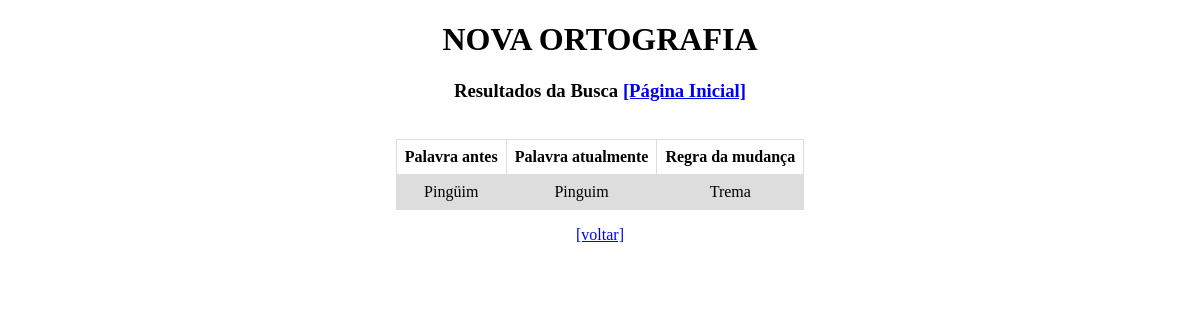
Screenshot of /novaortografia/busca.php?consulta=Pinguim with the database file from the repository.
### tables this page shows
CREATE TABLE `palavra` (
  `idpalavra` int(11) NOT NULL AUTO_INCREMENT,
  `antigapalavra` varchar(45) DEFAULT NULL,
  `novapalavra` varchar(45) DEFAULT NULL,
  `idregra` int(11) DEFAULT NULL,
  PRIMARY KEY (`idpalavra`),
  KEY `fk1_idx` (`idregra`),
  CONSTRAINT `fk1` FOREIGN KEY (`idregra`) REFERENCES `regra` (`idregra`) ON DELETE NO ACTION ON UPDATE NO ACTION
);

CREATE TABLE `regra` (
  `idregra` int(11) NOT NULL AUTO_INCREMENT,
  `nomeregra` varchar(45) DEFAULT NULL,
  PRIMARY KEY (`idregra`)
);

### novaortografia/busca.php (the view, shortened to what this page needs)
<!DOCTYPE html>
<html>
    <head>
        <link rel="stylesheet" type="text/css" href="style.css" />
    </head>
    <body>
        <h1>NOVA ORTOGRAFIA</h1>
        <h3>Resultados da Busca      <a href="index.php">[Página Inicial]</a> </h3>
        <?php
        include 'conexao.php';
        $busca = "%".$_GET['consulta']."%";
        $comando = "SELECT * FROM palavra WHERE "
                . "novapalavra LIKE ? OR antigapalavra LIKE ?";
        $comando2 = "SELECT * FROM regra WHERE "
                . "idregra = ?";
        $res = $con->prepare($comando);
        $res->bindParam(1,$busca);
        $res->bindParam(2,$busca);
        $res->execute();
        $registrospalavra = $res->fetchAll();
        if(count($registrospalavra)>0){
            echo "<table>"
            . "<tr>"
                . "<th>Palavra antes</th>"
                . "<th>Palavra atualmente</th>"
                . "<th>Regra da mudança</th>"
             . "</tr>";
            foreach ($registrospalavra as $r){
                $res = $con->prepare($comando2);
                $res->bindParam(1,$r['idregra']);
                $res->execute();
                $registroregra= $res->fetch();
                echo '<tr>';
                    echo "<td>".$r['antigapalavra']."</td><td>".$r['novapalavra']."</td><td>".$registroregra['nomeregra']."</td><br/>";
                echo '</tr>';
            }
            echo '</table>';
        } else {
            echo '<p class="erro">Nenhum resultado encontrado.</p>';
        }
        ?>
        <a href="index.php">[voltar]</a>
    </body>
</html>

### novaortografia/style.css (style rules this page uses)
table { border-collapse: collapse; margin-left:auto; margin-right:auto; }
td, th { border: 1px solid #dddddd; text-align: center; padding: 8px; }
tr:nth-child(even) { background-color: #dddddd; }
body { text-align: center }

### rows the page displays
palavra: antigapalavra "Pingüim", novapalavra "Pinguim", idregra.nomeregra "Trema"
